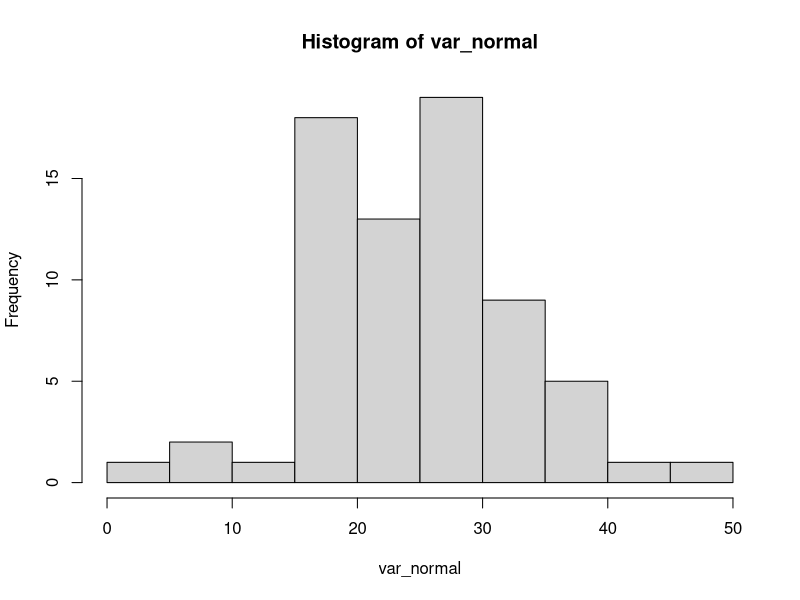
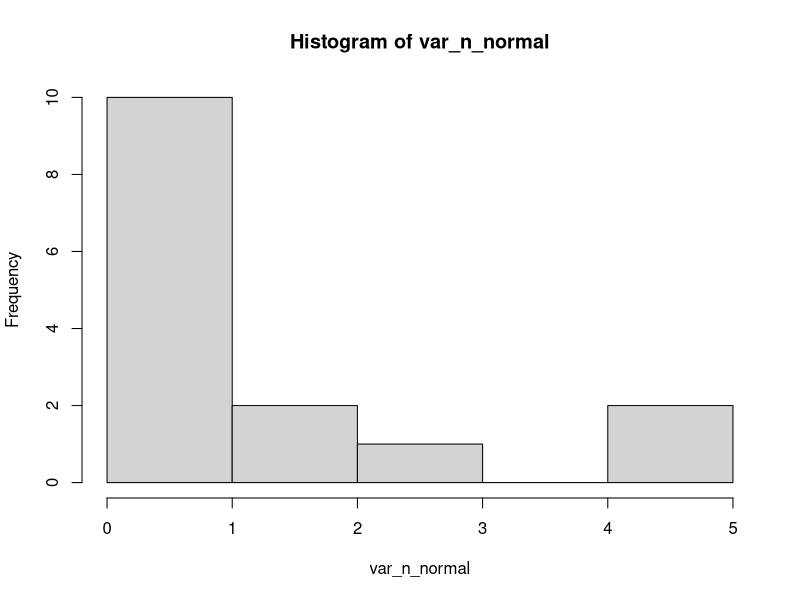
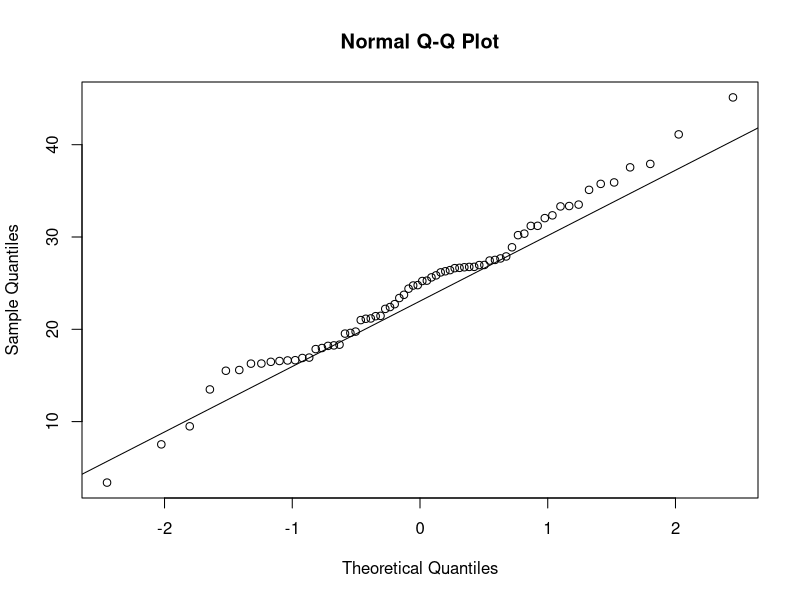
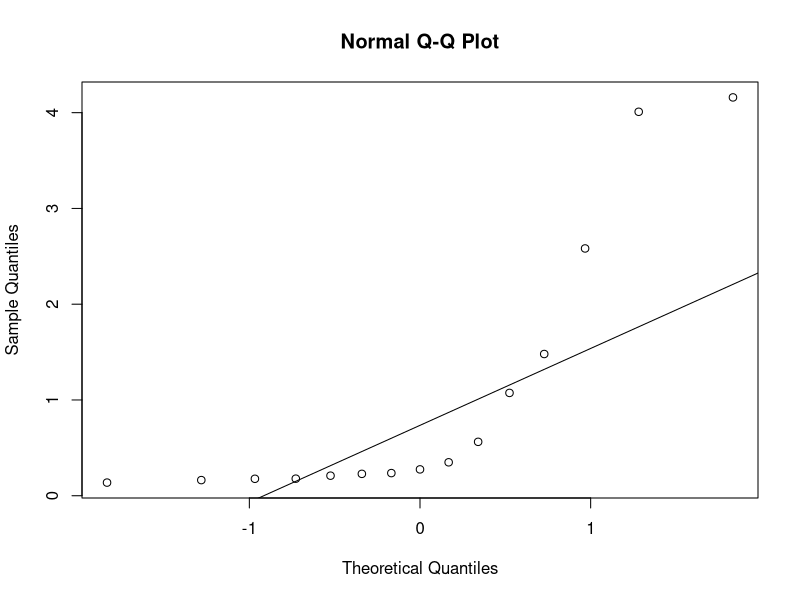

These charts were generated, in order, by the following R code:
## ---- chunk 1

# GERA VARIAVEL ALEATORIA QUE SEGUE DIST. NORMAL, COM 70 OBSERVACOES, MEDIA 70 E DESV PADRAO 8
var_normal <- rnorm(n = 70, mean = 25, sd = 8)

# GERA VARIAVEL ALEATORIA F (NAO SEGUE DIST. NORMAL) COM 15 OBSERVACOES, 2 GRAUS DE LIBERDADE NO NUMERADOR E 10 NO DENOMINADOR 
var_n_normal <- rf(n = 15, df1 = 2, df2 = 10)

## ---- chunk 2


# HISTOGRAMA (O FORMATO DA VAR N NORMAL EH BICAUDAL)
hist(x = var_normal)
hist(x = var_n_normal)


# QQPLOT (OS PONTOS DA VAR N NORMAL NAO SEGUEM A RETA)
qqnorm(y = var_normal)
qqline(y = var_normal)

qqnorm(y = var_n_normal)
qqline(y = var_n_normal)


# TESTE DE SHAPIRO-WILK (P-VALUE DA VAR N NORMAL < 5%, LOGO REJEITA H0=VAR NORMAL  )
shapiro.test(x = var_normal)
shapiro.test(x = var_n_normal)

## ---- chunk 3

options(scipen = 666)

na <- 25
nb <- 30

media_a <- 150.1
media_b <- 182.1

sd_a <- 17
sd_b <- 19.2


vendas_a <- rnorm(n = na, mean = media_a, sd = sd_a)
vendas_b <- rnorm(n = nb, mean = media_b, sd = sd_b)


# CALCULA O T-VALOR
t.test(x = vendas_a,
       y = vendas_b,
       paired = FALSE,
       alternative = "two.sided",
       conf.level = 0.95)$p.value


#alternative = SE EH BICAUDAL OU UNICAUDAL
#LESS, two.sided, GREATER

## ---- chunk 4

# BIBLIOTECA PARA GERAR VALORES ALEATORIOS QUE SIGAM UM INTERVALO DE x A y

#install.packages("truncnorm")
library(truncnorm)

antes_dieta <- rtruncnorm(n = 20, a = 100, b = 140, mean = 123, sd = 18)
depois_dieta <- rtruncnorm(n = 20, a = 110, b = 130, mean = 110, sd = 28)


# PEGAR A DIFERENCA DE PESO DE CADA OBSERVACAO
diferenca <- antes_dieta - depois_dieta


# AVALIA A NORMALIDADE DA VARIAVEL COM AS DIFERENCAS
shapiro.test(x = diferenca)


# APLICA O TESTE T
t.test(x = depois_dieta, 
       y = antes_dieta, 
       paired = TRUE,
       alternative = "less",
       conf.level = 0.9)


#P VALOR MAIOR QUE ALFA, NAO PODEMOS REJEITAR H0, LOGO A DIETA NAO EH ESTATISTICAMENTE VALIDA#
